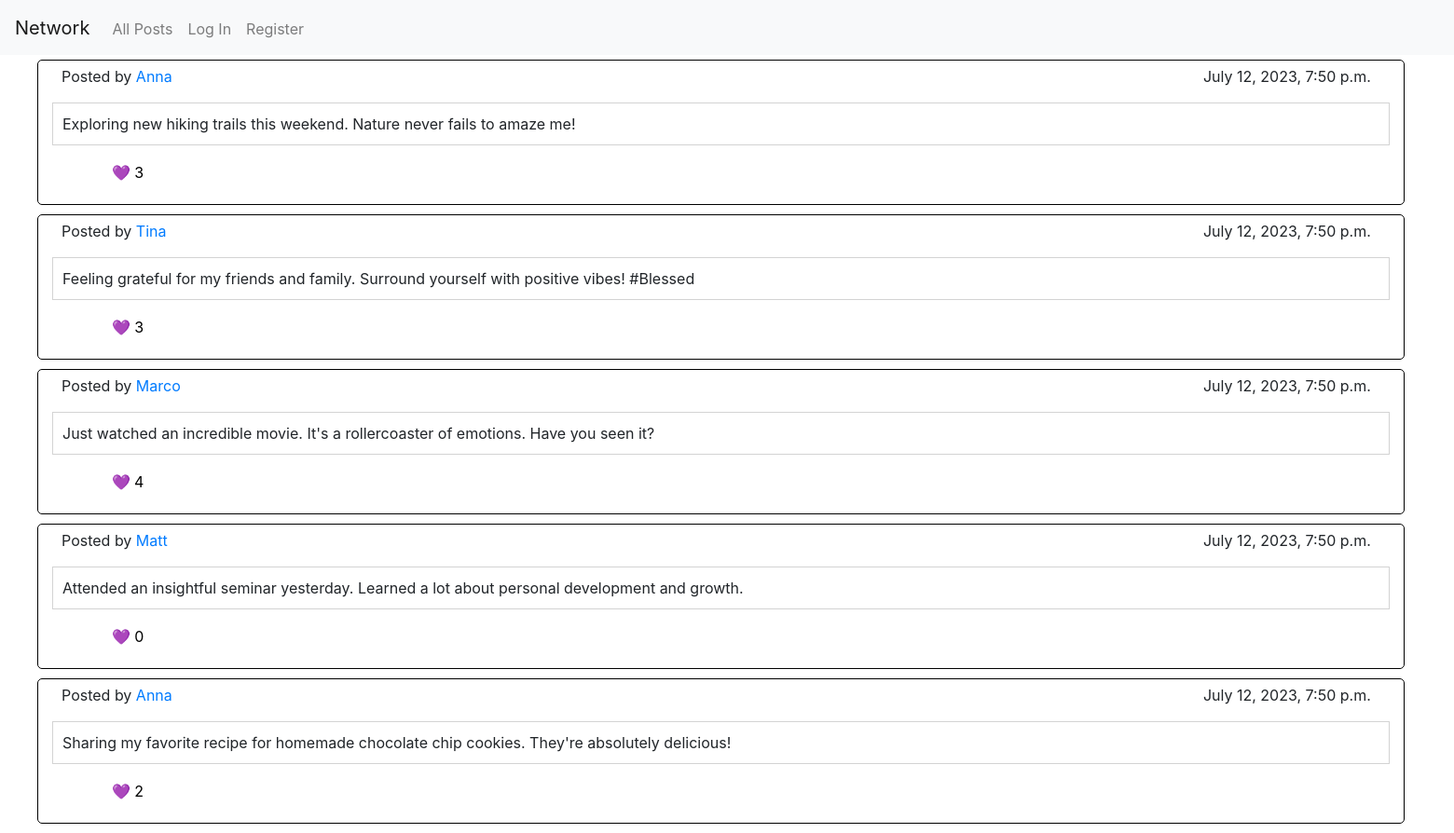
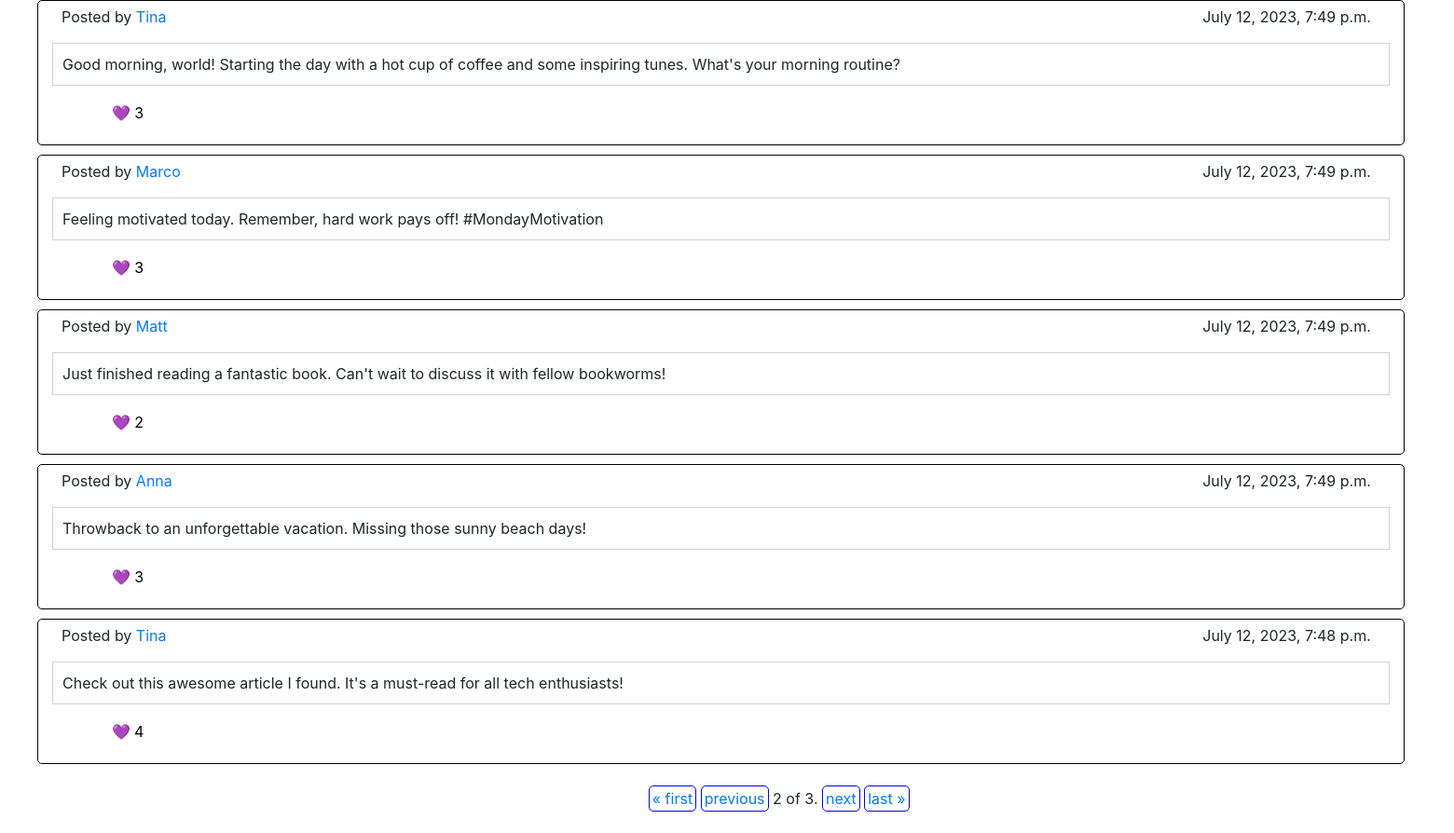
Screenshot of /?page=2 with the database file from the repository (2 pictures, top to bottom).
### network/models.py (models this page shows, shortened)
class Post(models.Model):
    id = models.BigAutoField(primary_key=True)
    user = models.ForeignKey(User, on_delete=models.CASCADE)
    body_text = models.TextField()
    timestamp = models.DateTimeField()
    likes = models.IntegerField(default=0)
    liked_by = models.ManyToManyField(User, related_name='likes', blank=True)

class User(AbstractUser):
    id = models.BigAutoField(primary_key=True)

### network/views.py (the view)
# urls.py: path("", views.index, name="index"),
def index(request):
    post_list = Post.objects.all().order_by('-timestamp')
    paginator = Paginator(post_list, 10)  # Show x posts per page.
    page_number = request.GET.get('page')
    page_obj = paginator.get_page(page_number)
    context = {
        "page_obj": page_obj,
        "is_index_page": True,
    }
    return render(request, 'network/index.html', context)

### network/templates/network/index.html (shortened to what this page needs)
{% extends "network/layout.html" %}
{% block body %}
<ul id="post_list">
  {% for post in page_obj %}
  <li>
    <div class="user_post" id="post_{{ post.id }}">
      <div class="user_info">
        <p id="post_username">Posted by <a href="{% url 'user_page' user_id=post.user.id %}">{{ post.user }}</a></p>
        <p id="post_timestamp">{{ post.timestamp }}</p>
      </div>
      <p id="post_body">{{ post.body_text }}</p>
      <form id="post_opt">
          <button class="like_button" data-post-id="{{ post.id }}">
            <p class="post_likes">&#x1F49C; {{ post.likes }}</p>
          </button>
      </form>
    </div>
  </li>
  {% empty %}
  <li>No Posts.</li>
  {% endfor %}
</ul>
<div class="pagination" id="pagination">
  <span class="step-links">
    {% if page_obj.has_previous %}
      <a id="pag_opt" href="?page=1">&laquo; first</a>
      <a id="pag_opt" href="?page={{ page_obj.previous_page_number }}">previous</a>
    {% endif %}
    <span class="current">
      {{ page_obj.number }} of {{ page_obj.paginator.num_pages }}.
    </span>
    {% if page_obj.has_next %}
      <a id="pag_opt" href="?page={{ page_obj.next_page_number }}">next</a>
      <a id="pag_opt" href="?page={{ page_obj.paginator.num_pages }}">last &raquo;</a>
    {% endif %}
  </span>
</div>
{% endblock %}

### network/static/network/styles.css (style rules this page uses)
#post_list { list-style-type: none; }
.user_post { width: 96.5%; height: 80%; border: 1px solid black; border-radius: 5px; padding: 5px; margin-top: 5px; margin-bottom: 10px; align-items: center; }
.user_info { display: flex; flex-grow: 1; justify-content: space-between; margin-left: 20px; margin-right: 30px; }
#post_body { margin-left: 10px; margin-right: 10px; padding: 10px; border: 1px solid lightgrey; white-space: pre-wrap; }
#post_opt { display: grid; grid-template-columns: repeat(8, 1fr); }
.like_button { border: none; background: transparent; grid-column: 1 / 2; }
#pagination { position: relative; left: 43%; cursor: pointer; margin: 25px; }
#pag_opt { border-radius: 5px; padding: 3px; border: 1px solid blue; }

### rows the page displays
Post: user "Anna", timestamp "July 12, 2023, 7:50 p.m.", body_text "Exploring new hiking trails this weekend. Nature never fails to amaze me!", likes "3"
Post: user "Tina", timestamp "July 12, 2023, 7:50 p.m.", body_text "Feeling grateful for my friends and family. Surround yourself with positive vibes! #Blessed", likes "3"
Post: user "Marco", timestamp "July 12, 2023, 7:50 p.m.", body_text "Just watched an incredible movie. It's a rollercoaster of emotions. Have you seen it?", likes "4"
Post: user "Matt", timestamp "July 12, 2023, 7:50 p.m.", body_text "Attended an insightful seminar yesterday. Learned a lot about personal development and growth.", likes "0"
Post: user "Anna", timestamp "July 12, 2023, 7:50 p.m.", body_text "Sharing my favorite recipe for homemade chocolate chip cookies. They're absolutely delicious!", likes "2"
Post: user "Tina", timestamp "July 12, 2023, 7:49 p.m.", body_text "Good morning, world! Starting the day with a hot cup of coffee and some inspiring tunes. What's your morning routine?", likes "3"
Post: user "Marco", timestamp "July 12, 2023, 7:49 p.m.", body_text "Feeling motivated today. Remember, hard work pays off! #MondayMotivation", likes "3"
Post: user "Matt", timestamp "July 12, 2023, 7:49 p.m.", body_text "Just finished reading a fantastic book. Can't wait to discuss it with fellow bookworms!", likes "2"
Post: user "Anna", timestamp "July 12, 2023, 7:49 p.m.", body_text "Throwback to an unforgettable vacation. Missing those sunny beach days!", likes "3"
Post: user "Tina", timestamp "July 12, 2023, 7:48 p.m.", body_text "Check out this awesome article I found. It's a must-read for all tech enthusiasts!", likes "4"

### other values shown
{{ page_obj.number }} "2"
{{ page_obj.paginator.num_pages }} "3"
